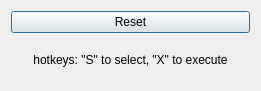
<?xml version="1.0" encoding="UTF-8"?>
<ui version="4.0">
 <class>Dialog</class>
 <widget class="QDialog" name="Dialog">
  <property name="geometry">
   <rect>
    <x>0</x>
    <y>0</y>
    <width>261</width>
    <height>91</height>
   </rect>
  </property>
  <property name="windowTitle">
   <string>Join pypes</string>
  </property>
  <layout class="QVBoxLayout" name="verticalLayout">
   <item>
    <widget class="QPushButton" name="btn1">
     <property name="text">
      <string>Reset</string>
     </property>
    </widget>
   </item>
   <item>
    <widget class="QLabel" name="labTagretObj">
     <property name="text">
      <string>hotkeys: &quot;S&quot; to select, &quot;X&quot; to execute</string>
     </property>
     <property name="alignment">
      <set>Qt::AlignCenter</set>
     </property>
    </widget>
   </item>
  </layout>
 </widget>
 <resources/>
 <connections/>
</ui>
